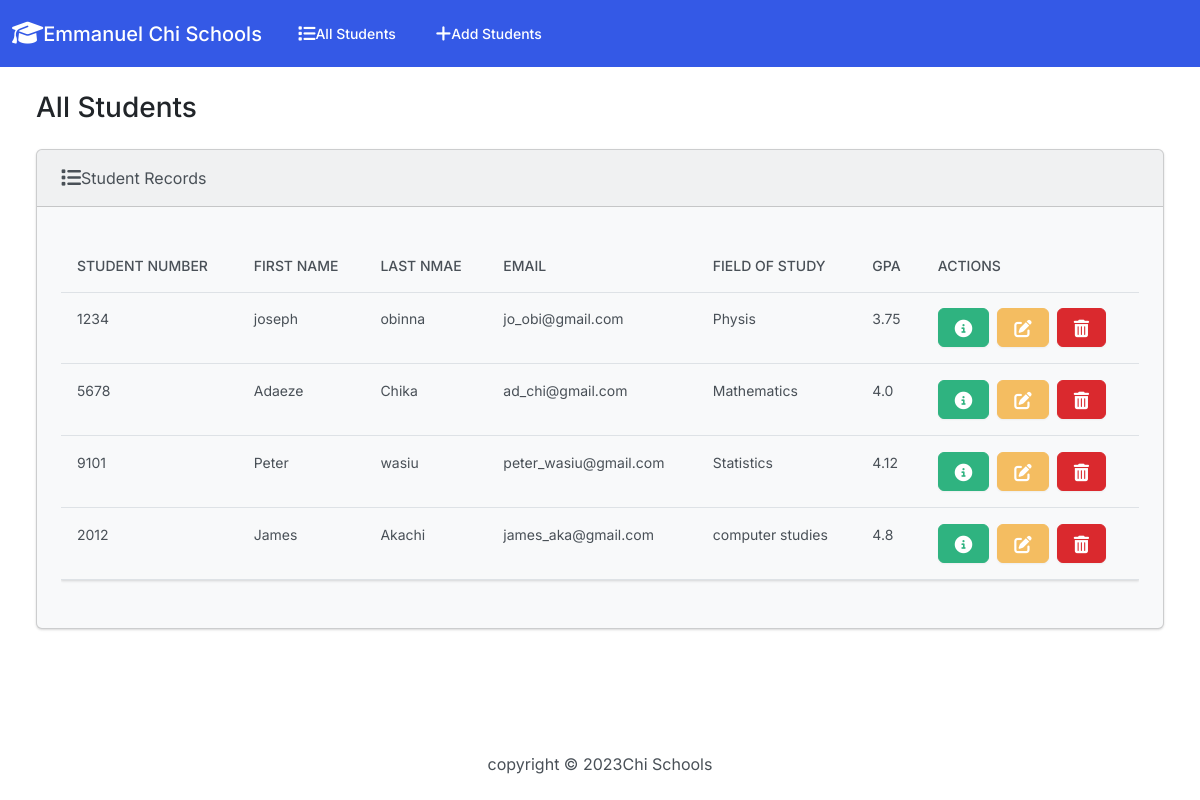
The page / on the database its author committed.
### Emma_sms/models.py (models this page shows, shortened)
class Student(models.Model):
    student_number = models.PositiveIntegerField()
    first_name = models.CharField(max_length=50)
    last_name = models.CharField(max_length=50)
    email = models.EmailField(max_length=100)
    field_of_study = models.CharField(max_length=50)
    gpa = models.FloatField()

### Emma_sms/views.py (the view)
# urls.py: path('', views.index, name='index'),
def index(request):
    return render(request, 'Emma_sms/index.html', {'students': Student.objects.all()})

### Emma_sms/templates/Emma_sms/index.html (shortened to what this page needs)
{% extends "Emma_sms/base.html" %}
{% block body %}
<h3 class="m-4">All Students</h3>
<div class="row">
  <div class="col-12">
    {% if students %}
    <div class="card bg-light ms-4 me-4 mb-4">
      <div class="card-header"><i class="fa-solid fa-list fa-lg"></i>Student Records</div>
      <div class="card-body">
        <p class="card-text">
          <div class="table-responsive">
            <table class="table table-hover">
              <thead>
                <tr>
                  <th scope="col">Student Number</th>
                  <th scope="col">First Name</th>
                  <th scope="col">Last Nmae</th>
                  <th scope="col">Email</th>
                  <th scope="col">Field of Study</th>
                  <th scope="col">GPA</th>
                  <th scope="col">Actions</th>
                </tr>
              </thead>
              <tbody>
                <tr>
                 {% for student in students %}
                 <tr>
                  <td>{{ student.student_number }}</td>
                  <td>{{ student.first_name }}</td>
                  <td>{{ student.last_name }}</td>
                  <td>{{ student.email }}</td>
                  <td>{{ student.field_of_study }}</td>
                  <td>{{ student.gpa }}</td>
                  <td>
                    <button type="button" class="btn btn-success me-1" href="{% url 'view_student' student.id %}" data-bs-toggle="modal" data-bs-target="#myModal{{student.id}}">
                    </button>
                  <a class="btn btn-warning me-1" href="{% url 'edit' student.id %}"></a>
                  <button type="button" class="btn btn-danger" data-bs-toggle="modal" data-bs-target="#delete{{student.id}}"></button>
                 </td>
                 </tr>
                 {% endfor %}
                </tr>
              </tbody>
            </table>
          </div>
        </p>
      </div>
    </div>
    {% else %}
    <h5 class="alert alert-primary ms-4 me-4">No Student Records</h5>
    {% endif %}
  </div>
</div>
{% endblock %}

### Emma_sms/templates/Emma_sms/base.html (shortened to what this page needs)
{% load static %}
<!DOCTYPE html>
<html>
<head>
  <link rel="stylesheet" href="https://cdnjs.cloudflare.com/ajax/libs/font-awesome/6.2.0/css/all.min.css" />
    <link href="{% static 'css/bootstrap.min.css' %}" rel="stylesheet">
<body class="d-flex flex-column min-vh-100">
   <nav class="navbar navbar-expand-lg navbar-dark bg-primary">
    <div class="container-fluid">
      <a class="navbar-brand" href="{% url 'index' %}"><i class="fa-solid fa-graduation-cap fa-lg"></i>Emmanuel Chi Schools</a>
      <div class="collapse navbar-collapse" id="navbarColor01">
        <ul class="navbar-nav me-auto">
          <li class="nav-item">
            <a class="nav-link" href="{% url 'index' %}">All Students</a>
          </li>
          <li class="nav-item">
            <a class="nav-link" href="{% url 'add' %}">Add Students</a>
          </li>
        </ul>
      </div>
    </div>
  </nav>
        <div class="container-fluid">
          {% block body %}
          {% endblock %}
        </div>
        <footer class="mt-auto mb-4">
          <div class="text-center">
            <span>
              copyright &copy; <script>document.write(new Date().getFullYear())</script>Chi Schools
            </span>
          </div>
        </footer>
</body>
</head>
</html>

### rows shown on the page
Student: student_number "1234", first_name "joseph", last_name "obinna", email "jo_obi@gmail.com", field_of_study "Physis", gpa "3.75"
Student: student_number "5678", first_name "Adaeze", last_name "Chika", email "ad_chi@gmail.com", field_of_study "Mathematics", gpa "4.0"
Student: student_number "9101", first_name "Peter", last_name "wasiu", email "peter_wasiu@gmail.com", field_of_study "Statistics", gpa "4.12"
Student: student_number "2012", first_name "James", last_name "Akachi", email "james_aka@gmail.com", field_of_study "computer studies", gpa "4.8"
